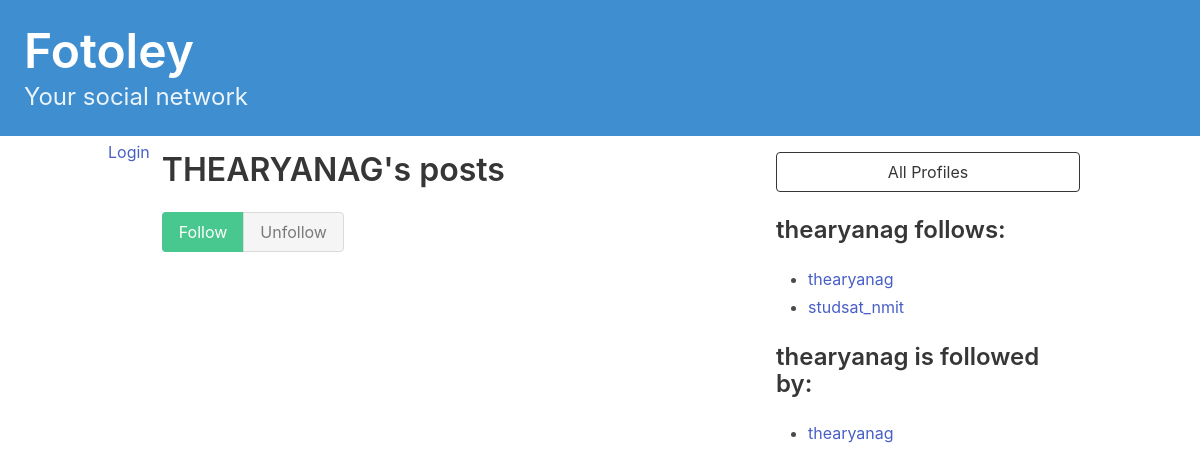
Page /profile/1/ on the earlier database version.
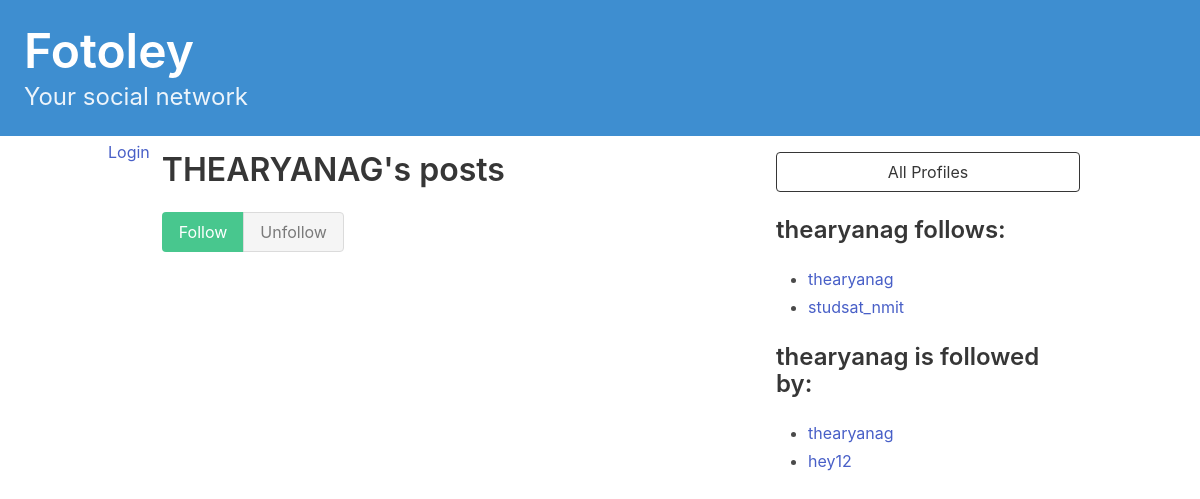
Same page on the later database version.
### fotoapp/models.py (models this page shows)
class Profile(models.Model):
    user = models.OneToOneField(User, on_delete=models.CASCADE)
    bio = models.TextField(max_length=500, blank=True)
    location = models.CharField(max_length=30, blank=True)
    birth_date = models.DateField(null=True, blank=True)
    follows = models.ManyToManyField('self', related_name='followed_by', symmetrical=False , blank=True)
    def __str__(self):
        return self.user.username

### fotoapp/views.py (the view, shortened to what this page needs)
# urls.py: path('profile/<int:pk>/', views.profile_detail, name='profile_detail'),
def profile_detail(request, pk):
    profile = Profile.objects.get(pk=pk)
    return render(request, 'fotoapp/profile_detail.html', {'profile': profile})

### fotoapp/templates/fotoapp/profile_detail.html (shortened to what this page needs)
{% extends 'base.html' %}
{% block content %}
<div class="column">
    <div class="block">
        <h1 class="title is-3">
            {{profile.user.username|upper}}'s posts
        </h1>
        <form method="post">
            <div class="buttons has-addons">
                {% if profile in user.profile.follows.all %}
                <button class="button is-success is-static">Follow</button>
                <button class="button is-danger" name="follow" value="unfollow">
                    Unfollow
                </button>
                {% else %}
                <button class="button is-success" name="follow" value="follow">
                    Follow
                </button>
                <button class="button is-danger is-static">Unfollow</button>
                {% endif %}
            </div>
        </form>
    </div>
</div>
<div class="column is-one-third">
    <div class="block">
        <a href="{% url 'profile_list' %}">
            <button class="button is-dark is-outlined is-fullwidth">
                All Profiles
            </button>
        </a>
    </div>
    <div class="block">
        <h3 class="title is-4">
            {{profile.user.username}} follows:
        </h3>
        <div class="content">
            <ul>
                {% for following in profile.follows.all %}
                <li>
                    <a href="{% url 'profile_detail' following.id %}">
                        {{ following }}
                    </a>
                </li>
                {% endfor %}
            </ul>
        </div>
    </div>
    <div class="block">
        <h3 class="title is-4">
            {{profile.user.username}} is followed by:
        </h3>
        <div class="content">
            <ul>
                {% for follower in profile.followed_by.all %}
                <li>
                    <a href="{% url 'profile_detail' follower.id %}">
                        {{ follower }}
                    </a>
                </li>
                {% endfor %}
            </ul>
        </div>
    </div>
</div>
{% endblock content %}

Differences in the rows shown:
added Profile: user.username "hey12", shown under "thearyanag is followed by:"
